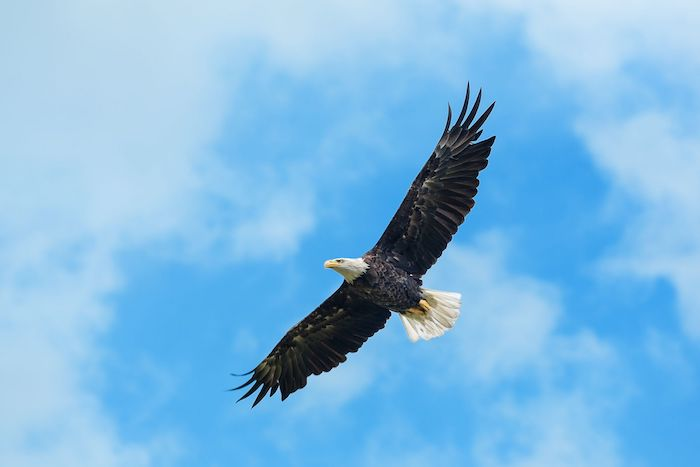
#> input picture Practical OpenCV/image/Eagle-Spirit-Animal-1.jpg, 700 x 467 px
$ python color_histogram.py --image image/Eagle-Spirit-Animal-1.jpg
#> lines starting #> are read from the running program, lines starting #| are printed output that depends on the picture
import numpy as np
import matplotlib.pyplot as plt
import argparse
import cv2

ap = argparse.ArgumentParser()
ap.add_argument('-i', '--image', required=True,
                help='Path to image')
args = vars(ap.parse_args())

image = cv2.imread(args['image'])
#> image is the input picture: shape (467, 700, 3); mean B, G, R 226.1, 185.6, 126.4
cv2.imshow('Original', image)
cv2.waitKey(0)

chans = cv2.split(image)
colors = ('b', 'g', 'r')
plt.figure()
plt.title('Flatten Color Histogram')
plt.xlabel('Bin')
plt.ylabel('# of pixels')

for (chan, color) in zip(chans, colors):
    hist = cv2.calcHist([chan], [0], None, [256], [0, 256])
    plt.plot(hist, color=color)
    plt.xlim([0, 256])
#> this loop made 3 passes
#> color on passes 1 to 3: 'b', 'g', 'r'
# plt.show()

fig = plt.figure()

ax = fig.add_subplot(131)
hist = cv2.calcHist([chans[1], chans[0]], [0, 1],
                    None, [32, 32], [0, 256, 0, 256])
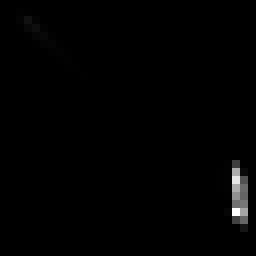
#> hist: shape (32, 32) float32 (shown 8 times larger); min 0, max 39518, mean 319.2; drawn with min black and max white
p = ax.imshow(hist, interpolation='nearest')
ax.set_title('2D Color Histogram for G and B')
plt.colorbar(p)

hist = cv2.calcHist([chans[1], chans[2]], [0, 1],
                    None, [32, 32], [0, 256, 0, 256])
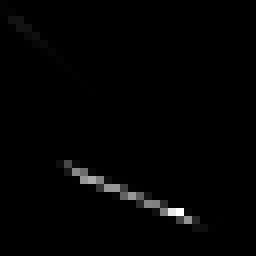
#> hist: shape (32, 32) float32 (shown 8 times larger); min 0, max 26435, mean 319.2; drawn with min black and max white
p = ax.imshow(hist, interpolation='nearest')
ax.set_title('2D Color Histogram for G and R')
plt.colorbar(p)

hist = cv2.calcHist([chans[0], chans[2]], [0, 1],
                    None, [32, 32], [0, 256, 0, 256])
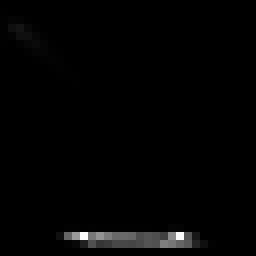
#> hist: shape (32, 32) float32 (shown 8 times larger); min 0, max 23712, mean 319.2; drawn with min black and max white
p = ax.imshow(hist, interpolation='nearest')
ax.set_title('2D Color Histogram for B and R')
plt.colorbar(p)
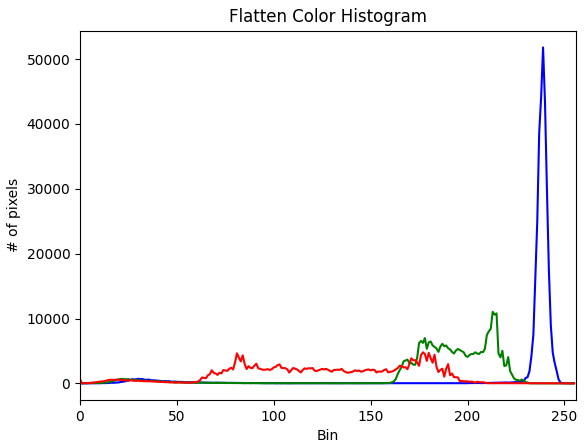
#> figure drawn by matplotlib, 1 panel; curve peaks at x = 239, y = 51801; curve peaks at x = 213, y = 11039; curve peaks at x = 177, y = 4792
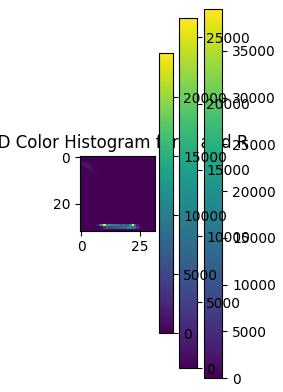
#> figure drawn by matplotlib, 4 panels
